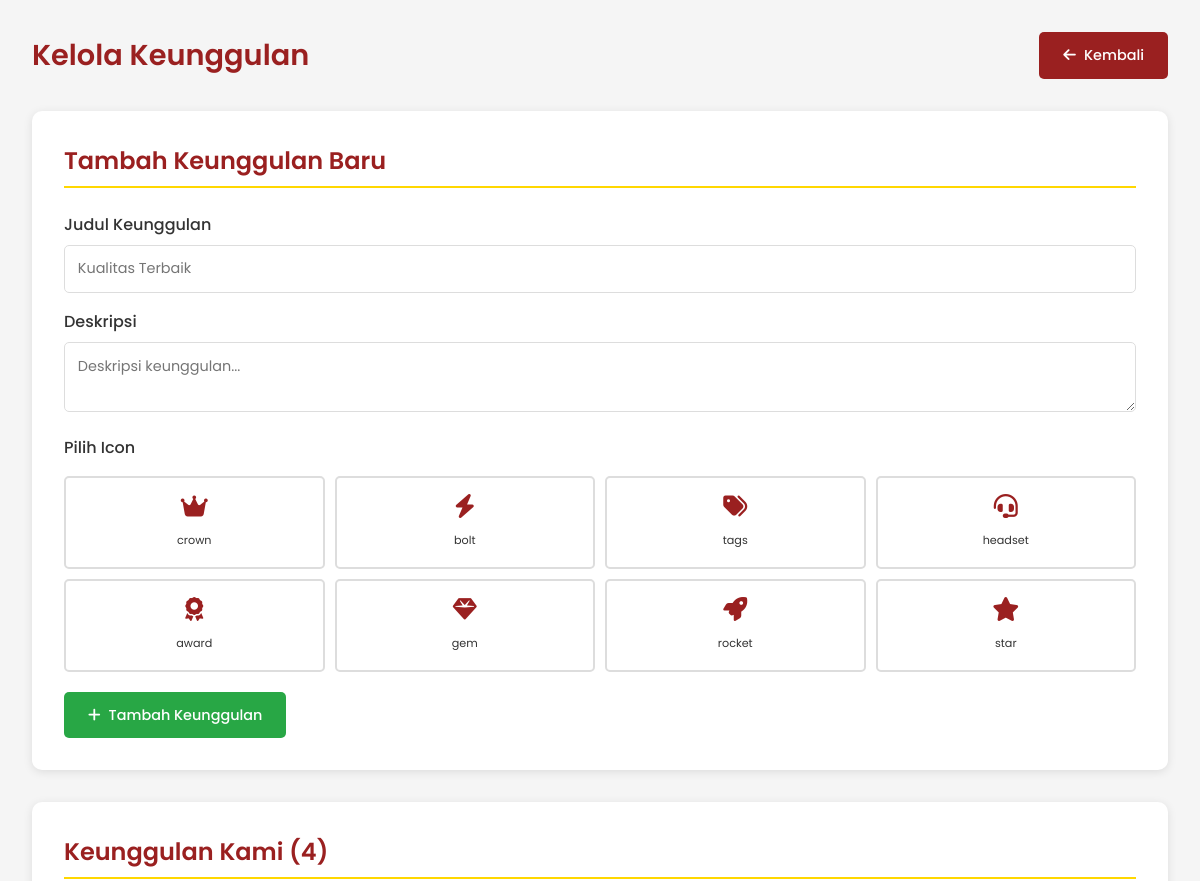
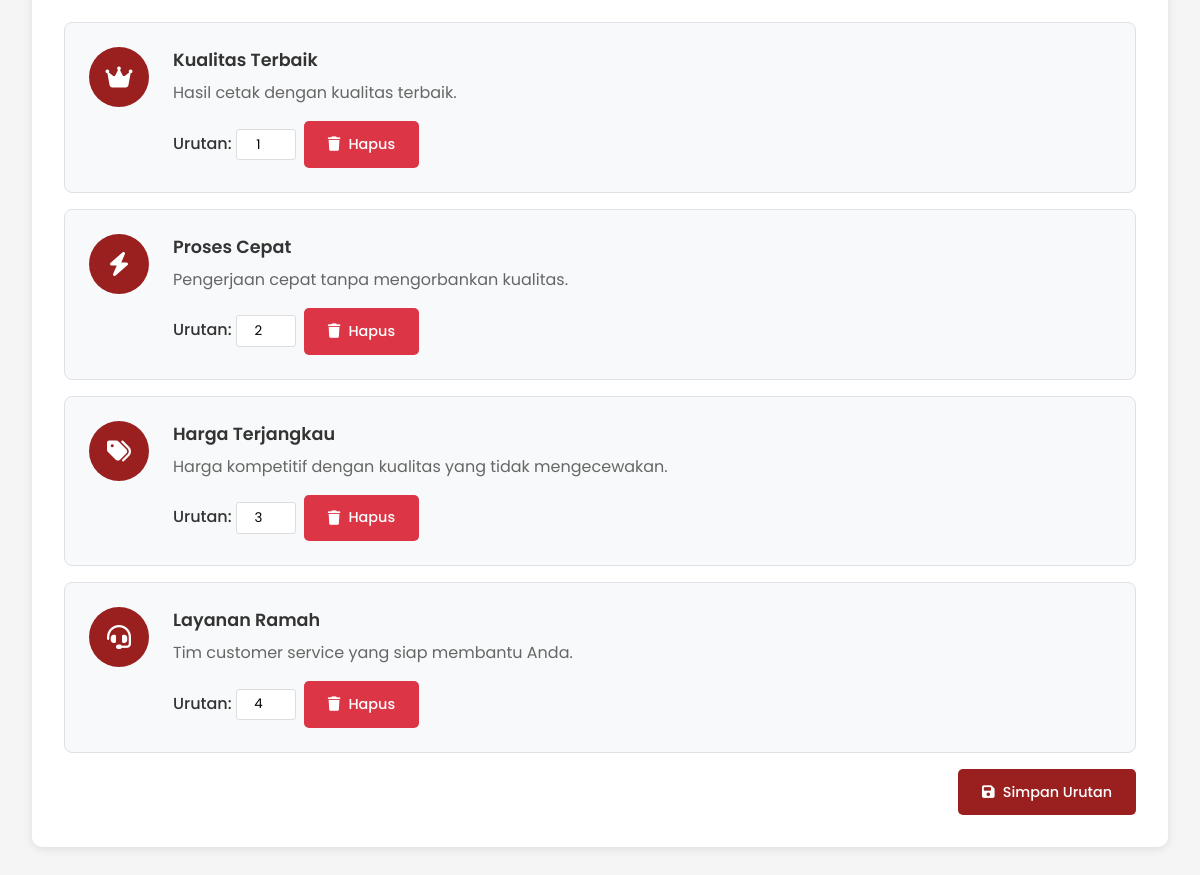
Screenshot of /kelola-keunggulan.php (signed in) with the database file from the repository (2 pictures, top to bottom).
### tables this page shows
CREATE TABLE website_items (
    id INT PRIMARY KEY AUTO_INCREMENT,
    section_name VARCHAR(100),
    item_type ENUM('service', 'step', 'feature', 'faq'),
    title VARCHAR(255),
    description TEXT,
    icon VARCHAR(100),
    image_path VARCHAR(255),
    button_text VARCHAR(100),
    link_url VARCHAR(255),
    sort_order INT DEFAULT 0,
    is_active BOOLEAN DEFAULT true,
    created_at TIMESTAMP DEFAULT CURRENT_TIMESTAMP,
    updated_at TIMESTAMP DEFAULT CURRENT_TIMESTAMP ON UPDATE CURRENT_TIMESTAMP
);

### kelola-keunggulan.php (the view, shortened to what this page needs)
<?php
require_once 'config.php';
$features = [];
$result = $conn->query("SELECT * FROM website_items WHERE section_name = 'features' AND item_type = 'feature' ORDER BY sort_order");
if ($result) {
    while($row = $result->fetch_assoc()) {
        $features[] = $row;
    }
}
$icon_list = [
    'fas fa-crown', 'fas fa-bolt', 'fas fa-tags', 'fas fa-headset',
    'fas fa-award', 'fas fa-gem', 'fas fa-rocket', 'fas fa-star',
    'fas fa-heart', 'fas fa-thumbs-up', 'fas fa-check-circle', 'fas fa-trophy',
    'fas fa-shield-alt', 'fas fa-clock', 'fas fa-users', 'fas fa-gift'
];
?>
<!DOCTYPE html>
<html lang="id">
<head>
    <link rel="stylesheet" href="https://cdnjs.cloudflare.com/ajax/libs/font-awesome/6.4.0/css/all.min.css">
</head>
<body>
    <div class="admin-container">
        <header class="main-header">
            <h1>Kelola Keunggulan</h1>
            <a href="kelola-tampilan.php" class="btn btn-primary">
                <i class="fas fa-arrow-left"></i> Kembali
            </a>
        </header>
        <div class="form-section">
            <h2 class="section-title">Tambah Keunggulan Baru</h2>
            <form method="POST">
                <div class="form-group">
                    <label>Judul Keunggulan</label>
                    <input type="text" name="title" class="form-control" placeholder="Kualitas Terbaik" required>
                </div>
                <div class="form-group">
                    <label>Deskripsi</label>
                    <textarea name="description" class="form-control" rows="2" placeholder="Deskripsi keunggulan..." required></textarea>
                </div>
                <div class="form-group">
                    <label>Pilih Icon</label>
                    <div class="icon-picker">
                        <?php foreach($icon_list as $icon): ?>
                        <div class="icon-option" data-icon="<?php echo $icon; ?>">
                            <i class="<?php echo $icon; ?>"></i>
                            <span><?php echo str_replace('fas fa-', '', $icon); ?></span>
                        </div>
                        <?php endforeach; ?>
                    </div>
                </div>
                <button type="submit" name="add_feature" class="btn btn-success">
                    <i class="fas fa-plus"></i> Tambah Keunggulan
                </button>
            </form>
        </div>
        <div class="form-section">
            <h2 class="section-title">Keunggulan Kami (<?php echo count($features); ?>)</h2>
            <?php if (empty($features)): ?>
                <p style="text-align: center; color: #666; padding: 2rem;">Belum ada keunggulan.</p>
            <?php else: ?>
                <form method="POST" id="orderForm">
                    <div class="features-grid">
                        <?php foreach ($features as $feature): ?>
                        <div class="feature-card">
                            <div class="feature-icon">
                                <i class="<?php echo $feature['icon']; ?>"></i>
                            </div>
                            <div class="feature-info">
                                <div class="feature-title"><?php echo $feature['title']; ?></div>
                                <div class="feature-description"><?php echo $feature['description']; ?></div>
                                <div class="feature-actions">
                                    <span>Urutan:
                                        <input type="number" name="feature_order[<?php echo $feature['id']; ?>]"
                                            value="<?php echo $feature['sort_order']; ?>" min="1" style="width: 60px;">
                                    </span>
                                    <form method="POST" style="display: inline;">
                                        <button type="submit" name="delete_feature" class="btn btn-danger"
                                                onclick="return confirm('Hapus keunggulan ini?')">
                                            <i class="fas fa-trash"></i> Hapus
                                        </button>
                                    </form>
                                </div>
                            </div>
                        </div>
                        <?php endforeach; ?>
                    </div>
                    <div style="margin-top: 1rem; text-align: right;">
                        <button type="submit" name="update_order" class="btn btn-primary">
                            <i class="fas fa-save"></i> Simpan Urutan
                        </button>
                    </div>
                </form>
            <?php endif; ?>
        </div>
    </div>
</body>
</html>

### kelola-keunggulan.php (style rules this page uses)
* { margin: 0; padding: 0; box-sizing: border-box; font-family: 'Poppins', sans-serif; }
body { background: #f5f5f5; color: #333; }
.admin-container { max-width: 1200px; margin: 0 auto; padding: 2rem; }
.main-header { display: flex; justify-content: space-between; align-items: center; margin-bottom: 2rem; }
.main-header h1 { color: #9a2020; font-size: 1.8rem; font-weight: 600; }
.form-section { background: white; border-radius: 10px; padding: 2rem; margin-bottom: 2rem; box-shadow: 0 2px 10px rgba(0,0,0,0.1); }
.section-title { color: #9a2020; margin-bottom: 1.5rem; border-bottom: 2px solid #FFD700; padding-bottom: 0.5rem; font-weight: 600; }
.form-group { margin-bottom: 1rem; }
.form-group label { display: block; margin-bottom: 0.5rem; font-weight: 500; color: #333; }
.form-control { width: 100%; padding: 0.8rem; border: 1px solid #ddd; border-radius: 5px; font-family: 'Poppins', sans-serif; font-size: 0.9rem; }
.btn { padding: 0.8rem 1.5rem; border: none; border-radius: 5px; cursor: pointer; text-decoration: none; display: inline-flex; align-items: center; gap: 8px; font-family: 'Poppins', sans-serif; font-weight: 500; font-size: 0.9rem; transition: all 0.3s; }
.btn-primary { background: #9a2020; color: white; }
.btn-success { background: #28a745; color: white; }
.btn-danger { background: #dc3545; color: white; }
.features-grid { display: grid; gap: 1rem; }
.feature-card { background: #f8f9fa; border: 1px solid #dee2e6; border-radius: 8px; padding: 1.5rem; display: flex; gap: 1.5rem; align-items: flex-start; }
.feature-icon { width: 60px; height: 60px; background: #9a2020; color: white; border-radius: 50%; display: flex; align-items: center; justify-content: center; font-size: 1.5rem; flex-shrink: 0; }
.feature-info { flex: 1; }
.feature-title { font-weight: 600; color: #333; margin-bottom: 0.5rem; font-size: 1.1rem; }
.feature-description { color: #666; line-height: 1.5; }
.feature-actions { margin-top: 1rem; display: flex; gap: 0.5rem; flex-wrap: wrap; align-items: center; }
.feature-actions span { font-weight: 500; color: #333; }
.feature-actions input { width: 60px; padding: 0.3rem; border: 1px solid #ddd; border-radius: 3px; text-align: center; }
.icon-picker { display: grid; grid-template-columns: repeat(4, 1fr); gap: 10px; margin: 1rem 0; max-height: 200px; overflow-y: auto; }
.icon-option { padding: 1rem; text-align: center; border: 2px solid #ddd; border-radius: 5px; cursor: pointer; transition: all 0.3s; }
.icon-option i { font-size: 1.5rem; margin-bottom: 0.5rem; display: block; color: #9a2020; }
.icon-option span { font-size: 0.7rem; font-family: 'Poppins', sans-serif; }

### rows the page displays
website_items: title "Kualitas Terbaik", description "Hasil cetak dengan kualitas terbaik.", sort_order "1"
website_items: title "Proses Cepat", description "Pengerjaan cepat tanpa mengorbankan kualitas.", sort_order "2"
website_items: title "Harga Terjangkau", description "Harga kompetitif dengan kualitas yang tidak mengecewakan.", sort_order "3"
website_items: title "Layanan Ramah", description "Tim customer service yang siap membantu Anda.", sort_order "4"

### other values shown
str_replace('fas fa-', '', $icon) "crown"
str_replace('fas fa-', '', $icon) "bolt"
str_replace('fas fa-', '', $icon) "tags"
str_replace('fas fa-', '', $icon) "headset"
str_replace('fas fa-', '', $icon) "award"
str_replace('fas fa-', '', $icon) "gem"
str_replace('fas fa-', '', $icon) "rocket"
str_replace('fas fa-', '', $icon) "star"
count($features) "4"
